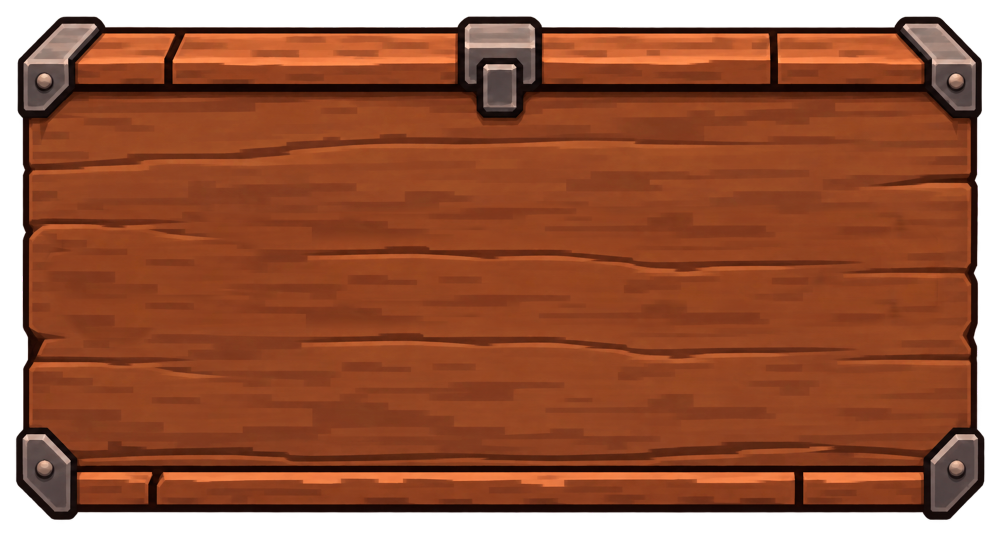
#> input picture tools/bossbox/source/board.png, 2000 x 1101 px, found by its file name (shown at 1/2 size)
$ python build-donate.py
#> lines starting #> are read from the running program, lines starting #| are printed output that depends on the picture
#> further down, board is the input picture: PIL image 2000x1101 RGBA; mean R, G, B, A 139.4, 78, 52.3, 213.4
"""
The «Донат» window of the shop (screens/donate.tsx): the artist's wooden board (the window and each cell), one tab
(inactive; the active one is lifted by CSS) and the currency goods for the cells → public/assets/shop/donate/*.webp.
"""
import os, sys
import numpy as np
from PIL import Image
sys.path.insert(0, os.path.dirname(__file__))
from goods import GOODS, cut

S = "tools/shop/source/v3"
OUT = "public/assets/shop/donate"
os.makedirs(OUT, exist_ok=True)

def save(a, name, w):
#> called with name = 'board', w = 900
    im = Image.fromarray(a) if not isinstance(a, Image.Image) else a
    im = im.crop(im.getchannel("A").point(lambda v: 255 if v > 40 else 0).getbbox())   # no faint halo in the box
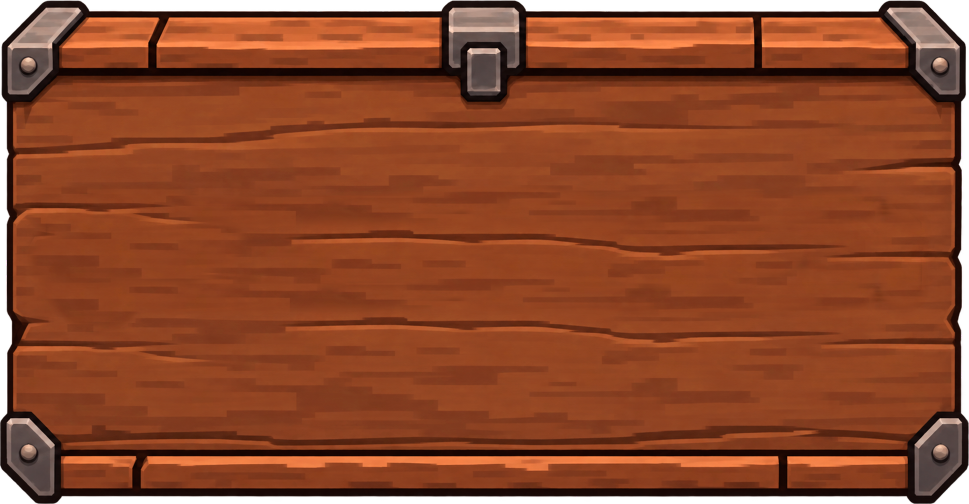
#> im: PIL image 1937x1008 RGBA (shown at 1/2 size); mean R, G, B, A 129.4, 60.4, 31.4, 240.6; transparent parts drawn white
    im = im.resize((w, round(im.height * w / im.width)), Image.LANCZOS)
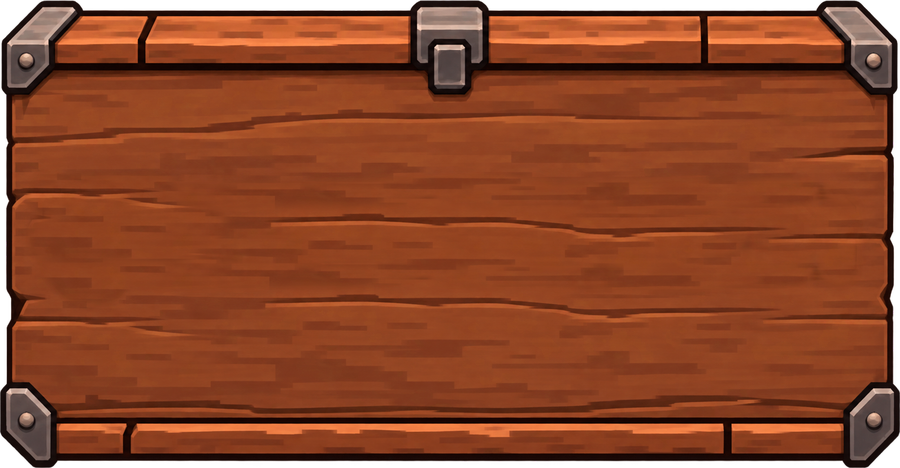
#> im: PIL image 900x468 RGBA; mean R, G, B, A 127.9, 59.8, 31.3, 240.7; transparent parts drawn white
    im.save(f"{OUT}/{name}.webp", quality=88, method=6)
    print(name, im.size)
#| board (900, 468)

board = Image.open(f"{S}/board.png").convert("RGBA")
save(board, "board", 900)
#> (the run stopped early here; a loop or call above may not have finished)
